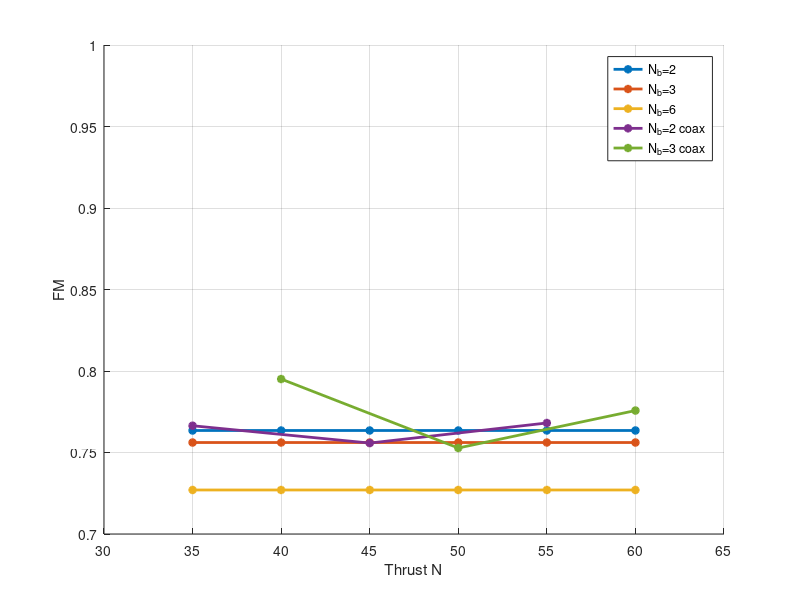

This chart was generated by the following MATLAB code: (Note: this script raises an error after producing the figure.)
function mt_main_FM_single_coax()
    clear
    clc
    close all

    % Add functions to the path
    addpath('mt_bet');
    
    density = 1.1849;
    area = 0.304151164328273;
    
    % [operating_point] motornum 111 nblades 2 omegarpm 3086.75
    % [operating_point] power 319.481949 cpower 0.000871 thrust 35.002975 cthrust 0.009601
    single_nblades2_thrust35 = [3086.75, 319.481949, 0.000871, 35.002975, 0.009601];
    % [operating_point] motornum 111 nblades 2 omegarpm 3299.75
    % [operating_point] power 390.287883 cpower 0.000871 thrust 40.000380 cthrust 0.009601
    single_nblades2_thrust40 = [3299.75, 390.287883, 0.000871 40.000380, 0.009601];
    % [operating_point] motornum 111 nblades 2 omegarpm 3500.0
    % [operating_point] power 465.742734 cpower 0.000871 thrust 45.002655 cthrust 0.009601
    single_nblades2_thrust45 = [3500.00, 465.742734, 0.000871, 45.002655, 0.009601];
    % [operating_point] motornum 111 nblades 2 omegarpm 3689.25
    % [operating_point] power 545.451591 cpower 0.000871 thrust 50.000945 cthrust 0.009601
    single_nblades2_thrust50 = [3689.25, 545.451591, 0.000871, 50.000945, 0.009601];
    % [operating_point] motornum 111 nblades 2 omegarpm 3869.25
    % [operating_point] power 629.248703 cpower 0.000871 thrust 54.999105 cthrust 0.009601
    single_nblades2_thrust55 = [3869.25, 629.248703, 0.000871, 54.999105, 0.009601];
    % [operating_point] motornum 111 nblades 2 omegarpm 4041.25
    % [operating_point] power 716.950395 cpower 0.000871 thrust 59.997545 cthrust 0.009601
    single_nblades2_thrust60 = [4041.25, 716.950395, 0.000871, 59.997545, 0.009601];

    % [operating_point] motornum 111 nblades 3 omegarpm 2750.0
    % [operating_point] power 322.521908 cpower 0.001244 thrust 34.997343 cthrust 0.012095
    single_nblades3_thrust35 = [2750.00, 322.521908, 0.001244, 34.997343, 0.012095];
    % [operating_point] motornum 111 nblades 3 omegarpm 2940.0
    % [operating_point] power 394.097001 cpower 0.001244 thrust 40.000401 cthrust 0.012095
    single_nblades3_thrust40 = [2940.00, 394.097001, 0.001244, 40.000401, 0.012095];
    % [operating_point] motornum 111 nblades 3 omegarpm 3118.25
    % [operating_point] power 470.212242 cpower 0.001244 thrust 44.997828 cthrust 0.012095
    single_nblades3_thrust45 = [3118.25, 470.212242, 0.001244, 44.997828, 0.012095];
    % [operating_point] motornum 111 nblades 3 omegarpm 3287.0
    % [operating_point] power 550.757285 cpower 0.001244 thrust 49.999895 cthrust 0.012095
    single_nblades3_thrust50 = [3287.00, 550.757285, 0.001244, 49.999895, 0.012095];
    % [operating_point] motornum 111 nblades 3 omegarpm 3447.5
    % [operating_point] power 635.439142 cpower 0.001244 thrust 55.001969 cthrust 0.012095
    single_nblades3_thrust55 = [3447.50, 550.757285, 0.001244, 49.999895, 0.012095];
    % [operating_point] motornum 111 nblades 3 omegarpm 3600.75
    % [operating_point] power 724.002468 cpower 0.001244 thrust 60.000604 cthrust 0.012095
    single_nblades3_thrust60 = [3600.75, 724.002468, 0.001244, 60.000604, 0.012095];

    % [operating_point] motornum 111 nblades 6 omegarpm 2343.75
    % [operating_point] power 335.464202 cpower 0.002090 thrust 34.999024 cthrust 0.016652
    single_nblades6_thrust35 = [2343.75, 335.464202, 0.002090, 34.999024, 0.016652];
    % [operating_point] motornum 111 nblades 6 omegarpm 2505.5
    % [operating_point] power 409.822265 cpower 0.002090 thrust 39.996518 cthrust 0.016652
    single_nblades6_thrust40 = [2505.50, 409.822265, 0.002090, 39.996518, 0.016652];
    % [operating_point] motornum 111 nblades 6 omegarpm 2657.5
    % [operating_point] power 489.026223 cpower 0.002090 thrust 44.996622 cthrust 0.016652
    single_nblades6_thrust45 = [2657.50, 489.026223, 0.002090, 44.996622, 0.016652];
    % [operating_point] motornum 111 nblades 6 omegarpm 2801.25
    % [operating_point] power 572.753744 cpower 0.002090 thrust 49.996213 cthrust 0.016652
    single_nblades6_thrust50 = [2801.25, 572.753744, 0.002090, 49.996213, 0.016652];
    % [operating_point] motornum 111 nblades 6 omegarpm 2938.0
    % [operating_point] power 660.796452 cpower 0.002090 thrust 54.996741 cthrust 0.016652
    single_nblades6_thrust55 = [2938.00, 660.796452, 0.002090, 54.996741, 0.016652];
    % [operating_point] motornum 111 nblades 6 omegarpm 3068.75
    % [operating_point] power 753.003260 cpower 0.002090 thrust 60.000710 cthrust 0.016652
    single_nblades6_thrust60 = [3068.75, 753.003260, 0.002090, 60.000710, 0.016652];
    
    
    % [operating_point] motornum 12 nblades 2 eta_thrust [0.92114186]
    % [operating_point] m1 power 89.303767 thrust 16.844000
    % [operating_point] m2 power 230.698063 thrust 18.286000
    % [operating_point] coax power 320.001830 thrust 35.130000
    coax_nblades2_thrust35 = [0.92114186, 89.303767, 16.844000, 230.698063, 18.286000, 320.001830, 35.130000];
    % [operating_point] motornum 12 nblades 2 eta_thrust [0.91870058]
    % [operating_point] m1 power 147.385774 thrust 21.380000
    % [operating_point] m2 power 317.624478 thrust 23.272000
    % [operating_point] coax power 465.010253 thrust 44.652000
    coax_nblades2_thrust45 = [0.91870058, 147.385774, 21.380000, 317.624478, 23.272000, 465.010253, 44.652000];
    % [operating_point] motornum 12 nblades 2 eta_thrust [0.90263819]
    % [operating_point] m1 power 191.820923 thrust 25.866000
    % [operating_point] m2 power 425.529950 thrust 28.656000
    % [operating_point] coax power 617.350873 thrust 54.522000
    coax_nblades2_thrust55 = [0.90263819, 191.820923, 25.866000, 425.529950, 28.656000, 617.350873, 54.522000];

    % [operating_point] motornum 12 nblades 3 eta_thrust [1.03171689]
    % [operating_point] m1 power 125.862083 thrust 20.233000
    % [operating_point] m2 power 246.733827 thrust 19.611000
    % [operating_point] coax power 372.595910 thrust 39.844000
    coax_nblades3_thrust40 = [1.03171689, 125.862083, 20.233000, 246.733827, 19.611000, 372.595910, 39.844000];
    % [operating_point] motornum 12 nblades 3 eta_thrust [0.9157594]
    % [operating_point] m1 power 173.893318 thrust 23.720000
    % [operating_point] m2 power 373.061219 thrust 25.902000
    % [operating_point] coax power 546.954536 thrust 49.622000
    coax_nblades3_thrust50 = [0.9157594, 173.893318, 23.720000, 373.061219, 25.902000, 546.954536, 49.622000];
    % [operating_point] motornum 12 nblades 3 eta_thrust [0.90027314]
    % [operating_point] m1 power 228.889262 thrust 28.346000
    % [operating_point] m2 power 473.836782 thrust 31.486000
    % [operating_point] coax power 702.726044 thrust 59.832000
    coax_nblades3_thrust60 = [0.90027314, 228.889262, 28.346000, 473.836782, 31.486000, 702.726044, 59.832000];
    
    single_nblades2_FM_arr(1) = get_FM_from_single(single_nblades2_thrust35);
    single_nblades2_FM_arr(2) = get_FM_from_single(single_nblades2_thrust40);
    single_nblades2_FM_arr(3) = get_FM_from_single(single_nblades2_thrust45);
    single_nblades2_FM_arr(4) = get_FM_from_single(single_nblades2_thrust50);
    single_nblades2_FM_arr(5) = get_FM_from_single(single_nblades2_thrust55);
    single_nblades2_FM_arr(6) = get_FM_from_single(single_nblades2_thrust60);
    
    single_nblades3_FM_arr(1) = get_FM_from_single(single_nblades3_thrust35);
    single_nblades3_FM_arr(2) = get_FM_from_single(single_nblades3_thrust40);
    single_nblades3_FM_arr(3) = get_FM_from_single(single_nblades3_thrust45);
    single_nblades3_FM_arr(4) = get_FM_from_single(single_nblades3_thrust50);
    single_nblades3_FM_arr(5) = get_FM_from_single(single_nblades3_thrust55);
    single_nblades3_FM_arr(6) = get_FM_from_single(single_nblades3_thrust60);
    
    single_nblades6_FM_arr(1) = get_FM_from_single(single_nblades6_thrust35);
    single_nblades6_FM_arr(2) = get_FM_from_single(single_nblades6_thrust40);
    single_nblades6_FM_arr(3) = get_FM_from_single(single_nblades6_thrust45);
    single_nblades6_FM_arr(4) = get_FM_from_single(single_nblades6_thrust50);
    single_nblades6_FM_arr(5) = get_FM_from_single(single_nblades6_thrust55);
    single_nblades6_FM_arr(6) = get_FM_from_single(single_nblades6_thrust60);
    
    coax_nblades2_FM_arr(1) = get_FM_from_coax(coax_nblades2_thrust35);
    coax_nblades2_FM_arr(2) = get_FM_from_coax(coax_nblades2_thrust45);
    coax_nblades2_FM_arr(3) = get_FM_from_coax(coax_nblades2_thrust55);
    
    coax_nblades3_FM_arr(1) = get_FM_from_coax(coax_nblades3_thrust40);
    coax_nblades3_FM_arr(2) = get_FM_from_coax(coax_nblades3_thrust50);
    coax_nblades3_FM_arr(3) = get_FM_from_coax(coax_nblades3_thrust60);
    
    fig = figure(1);
    single_thrust_arr = [35, 40, 45, 50, 55, 60];
    hold on;
    plot(single_thrust_arr, single_nblades2_FM_arr, '-*', 'LineWidth', 2); %, 'Color', 'red')
    plot(single_thrust_arr, single_nblades3_FM_arr, '-*', 'LineWidth', 2); %, 'Color', 'green')
    plot(single_thrust_arr, single_nblades6_FM_arr, '-*', 'LineWidth', 2); %, 'Color', 'blue')
    plot([35, 45, 55], coax_nblades2_FM_arr, '-*', 'LineWidth', 2); %, 'Color', 'black')
    plot([40, 50, 60], coax_nblades3_FM_arr, '-*', 'LineWidth', 2); %, 'Color', 'magenta')
    ylim([0.7, 1])
    xlim([30, 65])
    grid on
    xlabel('Thrust N')
    ylabel('FM')
    legend('N_b=2', 'N_b=3', 'N_b=6', 'N_b=2 coax', 'N_b=3 coax', 'Location', 'NorthEast')
    arg = ['\rho ' num2str( round( density , 6 ) ) ' kg/m3'];
    text(35, 0.94, arg)
    arg = ['R ' num2str( round( sqrt(area/pi)*100 , 2 ) ) ' cm'];
    text(35, 0.92, arg)
    arg = ['A ' num2str( round( area , 6 ) ) ' m2'];
    text(35, 0.90, arg)
    set(gca,'FontSize', 14)
    saveas(fig, 'img/mt_main_FM_single_coax.jpg')
    close all;
    
    function FM = get_FM_from_single(arr)
        disp('FM for conditions')
        thrust = arr(4)
        Pideal  = (thrust)^(3/2) / sqrt(2*density*area)
        Preal   = arr(2)
        FM      = Pideal / Preal
        disp('------')
    end
    function FM = get_FM_from_coax(arr)   
        disp('FM for conditions')
        thrust = arr(7)
        Pideal  = (thrust)^(3/2) / sqrt(2*density*area)
        Preal   = arr(6)
        FM      = Pideal / Preal
        disp('------')
    end    
end





